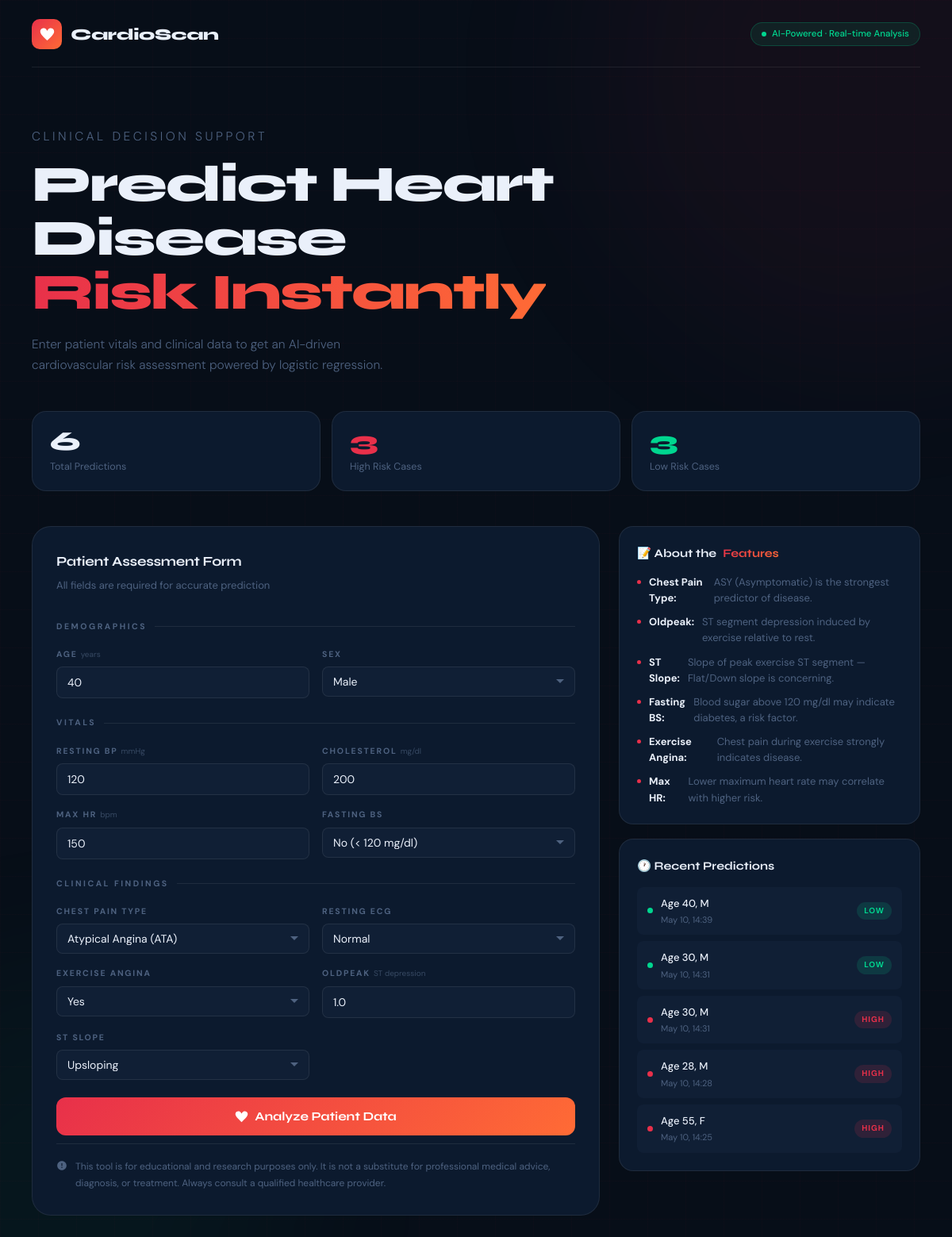
The app's page /, older data.
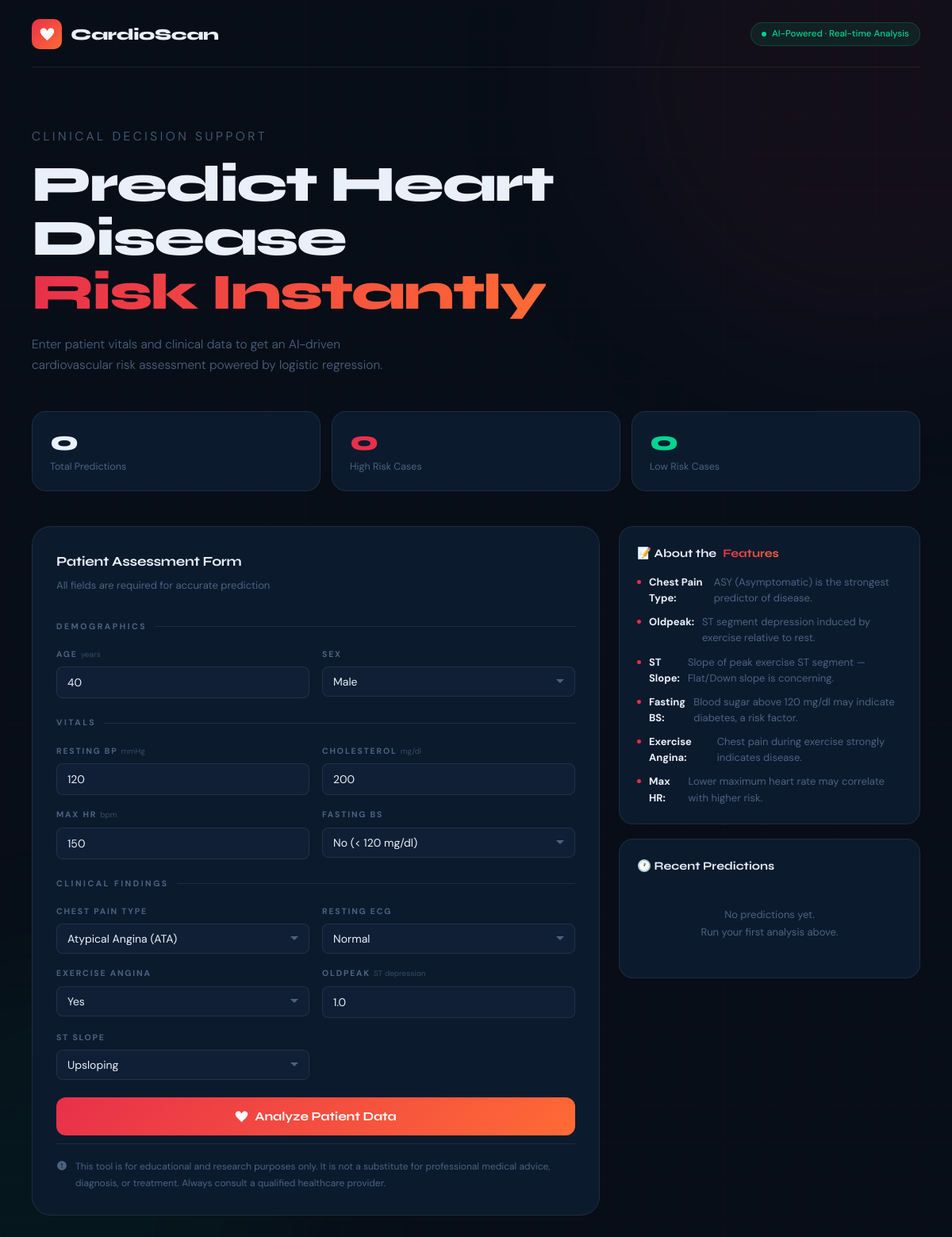
The same page, newer data.
### heart_app/models.py (models this page shows, shortened)
class PredictionRecord(models.Model):
    age = models.IntegerField()
    sex = models.CharField(max_length=1)
    chest_pain_type = models.CharField(max_length=10)
    resting_bp = models.IntegerField()
    cholesterol = models.IntegerField()
    fasting_bs = models.IntegerField()
    resting_ecg = models.CharField(max_length=10)
    max_hr = models.IntegerField()
    exercise_angina = models.CharField(max_length=1)
    oldpeak = models.FloatField()
    st_slope = models.CharField(max_length=10)
    prediction = models.IntegerField()  # 0 or 1
    created_at = models.DateTimeField(auto_now_add=True)
    class Meta:
        ordering = ['-created_at']

### heart_app/views.py (the view)
# urls.py: path('', views.index, name='index'),
def index(request):
    form   = HeartPredictionForm()
    recent = PredictionRecord.objects.order_by('-created_at')[:5]
    stats  = {
        'total':     PredictionRecord.objects.count(),
        'high_risk': PredictionRecord.objects.filter(prediction=1).count(),
        'low_risk':  PredictionRecord.objects.filter(prediction=0).count(),
    }
    return render(request, 'heart_app/index.html', {
        'form':   form,
        'recent': recent,
        'stats':  stats,
    })

### heart_app/templates/heart_app/index.html (shortened to what this page needs)
{% load static %}
<!doctype html>
<html lang="en">
  <head>
    <link rel="stylesheet" href="{% static 'heard.css' %}" />
  </head>
  <body>
    <div class="bg-blob bg-blob-1"></div>
    <div class="wrapper">
      <header>
        <div class="logo">
          <div class="logo-icon">
            <svg viewBox="0 0 24 24">
              <path
                d="M12 21.593c-5.63-5.539-11-10.297-11-14.402 0-3.791 3.068-5.191 5.281-5.191 1.312 0 4.151.501 5.719 4.457 1.59-3.968 4.464-4.447 5.726-4.447 2.54 0 5.274 1.621 5.274 5.181 0 4.069-5.136 8.625-11 14.402z"
              />
            </svg>
          </div>
          CardioScan
        </div>
        <div class="header-badge">AI-Powered · Real-time Analysis</div>
      </header>
      <section class="hero">
        <p class="hero-label">Clinical Decision Support</p>
        <h1>Predict Heart Disease<br /><span>Risk Instantly</span></h1>
        <p>
          Enter patient vitals and clinical data to get an AI-driven
          cardiovascular risk assessment powered by logistic regression.
        </p>
      </section>
      <div class="stats-row">
        <div class="stat-card">
          <div class="stat-num">{{ stats.total }}</div>
          <div class="stat-label">Total Predictions</div>
        </div>
        <div class="stat-card">
          <div class="stat-num high">{{ stats.high_risk }}</div>
          <div class="stat-label">High Risk Cases</div>
        </div>
        <div class="stat-card">
          <div class="stat-num low">{{ stats.low_risk }}</div>
          <div class="stat-label">Low Risk Cases</div>
        </div>
      </div>
      <div class="main-grid">
        <div>
          <div class="card">
            <div class="card-title">Patient Assessment Form</div>
            <div class="card-sub">
              All fields are required for accurate prediction
            </div>
            <form
              id="predictForm"
              method="POST"
              data-predict-url="{% url 'predict' %}"
              data-history-url="{% url 'history' %}"
            >
              <div class="form-grid">
                <div class="section-divider">Demographics</div>
                <div class="form-group">
                  <label>{{ form.age.label }}<span class="unit">years</span></label>
                  {{ form.age }}
                </div>
                <div class="form-group">
                  <label>{{ form.sex.label }}</label>
                  {{ form.sex }}
                </div>
                <div class="section-divider">Vitals</div>
                <div class="form-group">
                  <label>{{ form.resting_bp.label }}<span class="unit">mmHg</span></label>
                  {{ form.resting_bp }}
                </div>
                <div class="form-group">
                  <label>{{ form.cholesterol.label }}<span class="unit">mg/dl</span></label>
                  {{ form.cholesterol }}
                </div>
                <div class="form-group">
                  <label>{{ form.max_hr.label }}<span class="unit">bpm</span></label>
                  {{ form.max_hr }}
                </div>
                <div class="form-group">
                  <label>{{ form.fasting_bs.label }}</label>
                  {{ form.fasting_bs }}
                </div>
                <div class="section-divider">Clinical Findings</div>
                <div class="form-group">
                  <label>{{ form.chest_pain_type.label }}</label>
                  {{ form.chest_pain_type }}
                </div>
                <div class="form-group">
                  <label>{{ form.resting_ecg.label }}</label>
                  {{ form.resting_ecg }}
                </div>
                <div class="form-group">
                  <label>{{ form.exercise_angina.label }}</label>
                  {{ form.exercise_angina }}
                </div>
                <div class="form-group">
                  <label>{{ form.oldpeak.label }}<span class="unit">ST depression</span></label>
                  {{ form.oldpeak }}
                </div>
                <div class="form-group">
                  <label>{{ form.st_slope.label }}</label>
                  {{ form.st_slope }}
                </div>
                <button type="submit" class="btn-predict">
                  <span class="btn-inner">
                    <svg viewBox="0 0 24 24">
                      <path
                        d="M12 21.593c-5.63-5.539-11-10.297-11-14.402 0-3.791 3.068-5.191 5.281-5.191 1.312 0 4.151.501 5.719 4.457 1.59-3.968 4.464-4.447 5.726-4.447 2.54 0 5.274 1.621 5.274 5.181 0 4.069-5.136 8.625-11 14.402z"
                      />
                    </svg>
                    <span id="btnText">Analyze Patient Data</span>
                  </span>
                </button>
              </div>
            </form>
            <div class="disclaimer">
              <svg viewBox="0 0 24 24">
                <path
                  d="M12 2C6.48 2 2 6.48 2 12s4.48 10 10 10 10-4.48 10-10S17.52 2 12 2zm1 15h-2v-2h2v2zm0-4h-2V7h2v6z"
                />
              </svg>
              <span>
                This tool is for educational and research purposes only. It is
                not a substitute for professional medical advice, diagnosis, or
                treatment. Always consult a qualified healthcare provider.
              </span>
            </div>
          </div>
        </div>
        <div class="sidebar">
          <div class="info-card">
            <h3>📝 About the <span>Features</span></h3>
            <ul class="feature-list">
              <li>
                <strong>Chest Pain Type:</strong> ASY (Asymptomatic) is the
                strongest predictor of disease.
              </li>
              <li>
                <strong>Oldpeak:</strong> ST segment depression induced by
                exercise relative to rest.
              </li>
              <li>
                <strong>ST Slope:</strong> Slope of peak exercise ST segment —
                Flat/Down slope is concerning.
              </li>
              <li>
                <strong>Fasting BS:</strong> Blood sugar above 120 mg/dl may
                indicate diabetes, a risk factor.
              </li>
              <li>
                <strong>Exercise Angina:</strong> Chest pain during exercise
                strongly indicates disease.
              </li>
              <li>
                <strong>Max HR:</strong> Lower maximum heart rate may correlate
                with higher risk.
              </li>
            </ul>
          </div>
          <div class="history-card">
            <h3>🕐 Recent Predictions</h3>
            <div class="history-list" id="historyList">
              {% if recent %}
                {% for record in recent %}
                  <div class="history-item">
                    <div class="history-item-left">
                      <div class="h-dot {% if record.prediction == 1 %}high{% else %}low{% endif %}"></div>
                      <div>
                        <div class="h-info">Age {{ record.age }}, {{ record.sex }}</div>
                        <div class="h-date">{{ record.created_at|date:"M d, H:i" }}</div>
                      </div>
                    </div>
                    <span class="h-badge {% if record.prediction == 1 %}high{% else %}low{% endif %}">
                      {% if record.prediction == 1 %}High{% else %}Low{% endif %}
                    </span>
                  </div>
                {% endfor %}
              {% else %}
                <div class="no-history">
                  No predictions yet.<br />Run your first analysis above.
                </div>
              {% endif %}
            </div>
          </div>
        </div>
      </div>
    </div>
  </body>
</html>

Row changes from the older to the newer data that the page shows:
removed PredictionRecord: prediction 0 (drawn), age "40", sex "M", created_at "May 10, 14:39"
removed PredictionRecord: prediction 0 (drawn), age "30", sex "M", created_at "May 10, 14:31"
removed PredictionRecord: prediction 1 (drawn), age "30", sex "M", created_at "May 10, 14:31"
removed PredictionRecord: prediction 1 (drawn), age "28", sex "M", created_at "May 10, 14:28"
removed PredictionRecord: prediction 1 (drawn), age "55", sex "F", created_at "May 10, 14:25"
Text that changed along with them:
{{ stats.total }}: "6" → "0"
{{ stats.high_risk }}: "3" → "0"
{{ stats.low_risk }}: "3" → "0"
text now shown: "No predictions yet. Run your first analysis above."
